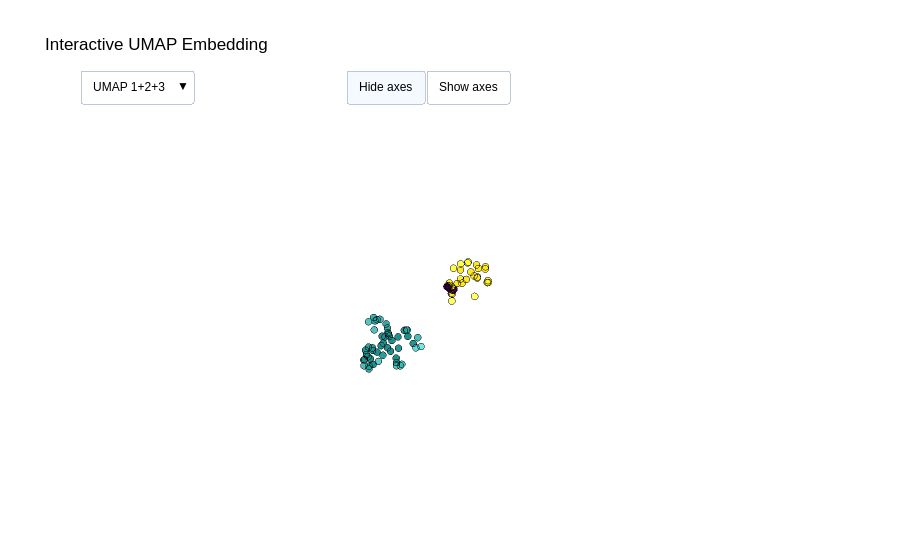

The cell this chart's notebook holds for it:
### Markdown cell above
Run Umap

### Code cell
from calvin_utils.ml_utils.brain_umap import BrainUmap
umapper = BrainUmap(data=nimg_df, n_components=3, n_neighbors=15, min_dist=.05, mask=None, min_cluster_size=5,
                    metric='cosine', projection=None, cluster_voxels=False, visualize_failed_clusters=True,
                    cols_to_flip=cols_to_flip)
umapper.run(out_dir)
